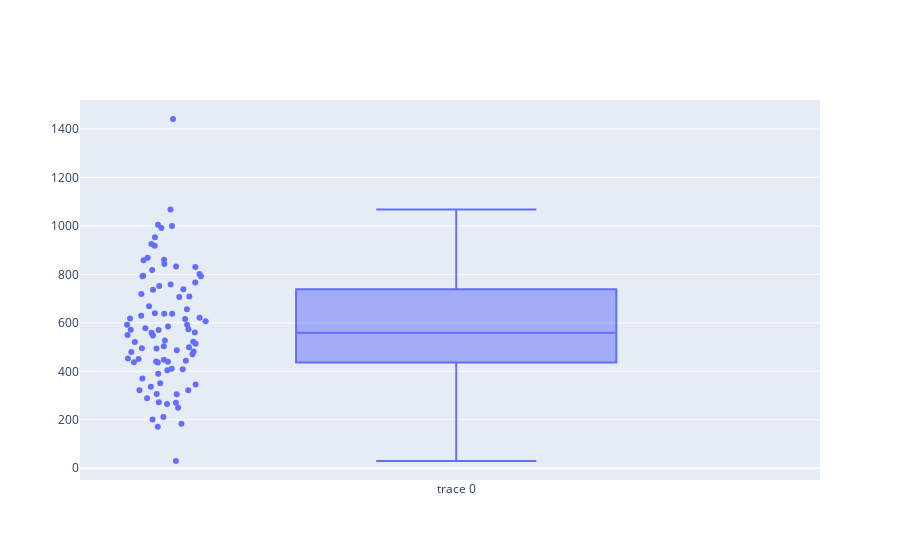

Notebook source saved alongside this figure:
### Code cell
import plotly.graph_objects as go

fig = go.Figure(data=[go.Box(y=data_file["Y"],
            boxpoints='all', # can also be outliers, or suspectedoutliers, or False
            jitter=0.3, # add some jitter for a better separation between points
            pointpos=-1.8 # relative position of points wrt box
              )])
fig.show()

### Figure 1 — Plotly figure (JSON) as saved in the notebook; plotly's stock layout.template omitted (floating-point values rounded to 4 significant figures)
{"data": [{"boxpoints": "all", "jitter": 0.3, "pointpos": -1.8, "type": "box", "y": [30, 171, 184, 201, 212, 250, 265, 270, 272, 289, 305, 306, 322, 322, 336, 346, 351, 370, 390, 404, 409, 411, 436, 437, 439, 441, 444, 448, 451, 453, 470, 480, 482, 487, 494, 495, 499, 503, 514, 521, 522, 527, 548, 550, 559, 560, 570, 572, 574, 578, 585, 592, 592, 607, 616, 618, 621, 629, 637, 638, 640, 656, 668, 707, 709, 719, 737, 739, 752, 758, 766, 792, 792, 794, 802, 818, 830, 832, 843, 858, 860, 869, 918, 925, 953, 991, 1000, 1005, 1068, 1441]}], "layout": {}}
